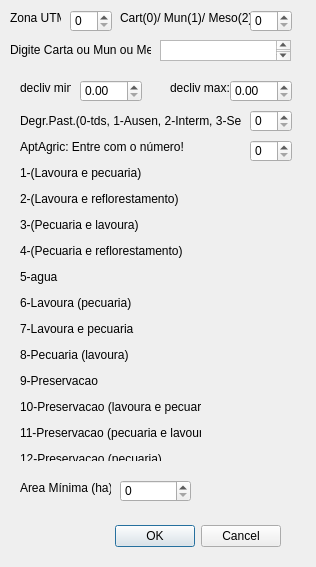
<?xml version="1.0" encoding="UTF-8"?>
<ui version="4.0">
 <class>SelectAgricDialogBase</class>
 <widget class="QDialog" name="SelectAgricDialogBase">
  <property name="geometry">
   <rect>
    <x>0</x>
    <y>0</y>
    <width>316</width>
    <height>567</height>
   </rect>
  </property>
  <property name="windowTitle">
   <string>SelectAgric</string>
  </property>
  <widget class="QDialogButtonBox" name="button_box">
   <property name="geometry">
    <rect>
     <x>-60</x>
     <y>520</y>
     <width>341</width>
     <height>32</height>
    </rect>
   </property>
   <property name="orientation">
    <enum>Qt::Horizontal</enum>
   </property>
   <property name="standardButtons">
    <set>QDialogButtonBox::Cancel|QDialogButtonBox::Ok</set>
   </property>
  </widget>
  <widget class="QLabel" name="label_4">
   <property name="geometry">
    <rect>
     <x>10</x>
     <y>10</y>
     <width>51</width>
     <height>16</height>
    </rect>
   </property>
   <property name="text">
    <string>Zona UTM:</string>
   </property>
  </widget>
  <widget class="QLabel" name="label_5">
   <property name="geometry">
    <rect>
     <x>10</x>
     <y>40</y>
     <width>141</width>
     <height>20</height>
    </rect>
   </property>
   <property name="text">
    <string>Digite Carta ou Mun ou Meso:</string>
   </property>
  </widget>
  <widget class="QTextEdit" name="textEdit">
   <property name="geometry">
    <rect>
     <x>160</x>
     <y>40</y>
     <width>131</width>
     <height>21</height>
    </rect>
   </property>
  </widget>
  <widget class="QSpinBox" name="spinBox_2">
   <property name="geometry">
    <rect>
     <x>70</x>
     <y>10</y>
     <width>42</width>
     <height>22</height>
    </rect>
   </property>
  </widget>
  <widget class="QDoubleSpinBox" name="doubleSpinBox">
   <property name="geometry">
    <rect>
     <x>80</x>
     <y>80</y>
     <width>62</width>
     <height>22</height>
    </rect>
   </property>
  </widget>
  <widget class="QLabel" name="label_2">
   <property name="geometry">
    <rect>
     <x>20</x>
     <y>80</y>
     <width>51</width>
     <height>16</height>
    </rect>
   </property>
   <property name="text">
    <string>decliv min:</string>
   </property>
  </widget>
  <widget class="QLabel" name="label_3">
   <property name="geometry">
    <rect>
     <x>170</x>
     <y>80</y>
     <width>61</width>
     <height>16</height>
    </rect>
   </property>
   <property name="text">
    <string>decliv max:</string>
   </property>
  </widget>
  <widget class="QDoubleSpinBox" name="doubleSpinBox_2">
   <property name="geometry">
    <rect>
     <x>230</x>
     <y>80</y>
     <width>62</width>
     <height>22</height>
    </rect>
   </property>
   <property name="maximum">
    <double>200.000000000000000</double>
   </property>
  </widget>
  <widget class="QLabel" name="label">
   <property name="geometry">
    <rect>
     <x>20</x>
     <y>110</y>
     <width>221</width>
     <height>21</height>
    </rect>
   </property>
   <property name="text">
    <string>Degr.Past.(0-tds, 1-Ausen, 2-Interm, 3-Sev):</string>
   </property>
  </widget>
  <widget class="QSpinBox" name="spinBox">
   <property name="geometry">
    <rect>
     <x>250</x>
     <y>110</y>
     <width>42</width>
     <height>22</height>
    </rect>
   </property>
  </widget>
  <widget class="QSpinBox" name="spinBox_3">
   <property name="geometry">
    <rect>
     <x>250</x>
     <y>140</y>
     <width>42</width>
     <height>22</height>
    </rect>
   </property>
  </widget>
  <widget class="QLabel" name="label_7">
   <property name="geometry">
    <rect>
     <x>20</x>
     <y>480</y>
     <width>91</width>
     <height>16</height>
    </rect>
   </property>
   <property name="text">
    <string>Area Mínima (ha):</string>
   </property>
  </widget>
  <widget class="QSpinBox" name="spinBox_4">
   <property name="geometry">
    <rect>
     <x>120</x>
     <y>480</y>
     <width>71</width>
     <height>22</height>
    </rect>
   </property>
   <property name="maximum">
    <number>1000</number>
   </property>
  </widget>
  <widget class="QLabel" name="label_6">
   <property name="geometry">
    <rect>
     <x>20</x>
     <y>140</y>
     <width>181</width>
     <height>321</height>
    </rect>
   </property>
   <property name="text">
    <string>&lt;html&gt;&lt;head/&gt;&lt;body&gt;&lt;p&gt;AptAgric: Entre com o número!&lt;/p&gt;&lt;p&gt;1-(Lavoura e pecuaria)&lt;/p&gt;&lt;p&gt;2-(Lavoura e reflorestamento)&lt;/p&gt;&lt;p&gt;3-(Pecuaria e lavoura)&lt;/p&gt;&lt;p&gt;4-(Pecuaria e reflorestamento)&lt;/p&gt;&lt;p&gt;5-agua&lt;/p&gt;&lt;p&gt;6-Lavoura (pecuaria)&lt;/p&gt;&lt;p&gt;7-Lavoura e pecuaria&lt;/p&gt;&lt;p&gt;8-Pecuaria (lavoura)&lt;/p&gt;&lt;p&gt;9-Preservacao&lt;/p&gt;&lt;p&gt;10-Preservacao (lavoura e pecuari&lt;/p&gt;&lt;p&gt;11-Preservacao (pecuaria e lavour&lt;/p&gt;&lt;p&gt;12-Preservacao (pecuaria)&lt;/p&gt;&lt;/body&gt;&lt;/html&gt;</string>
   </property>
  </widget>
  <widget class="QLabel" name="label_9">
   <property name="geometry">
    <rect>
     <x>120</x>
     <y>10</y>
     <width>131</width>
     <height>16</height>
    </rect>
   </property>
   <property name="text">
    <string>Cart(0)/ Mun(1)/ Meso(2):</string>
   </property>
  </widget>
  <widget class="QSpinBox" name="spinBox_5">
   <property name="geometry">
    <rect>
     <x>250</x>
     <y>10</y>
     <width>42</width>
     <height>22</height>
    </rect>
   </property>
  </widget>
 </widget>
 <resources/>
 <connections>
  <connection>
   <sender>button_box</sender>
   <signal>accepted()</signal>
   <receiver>SelectAgricDialogBase</receiver>
   <slot>accept()</slot>
   <hints>
    <hint type="sourcelabel">
     <x>20</x>
     <y>20</y>
    </hint>
    <hint type="destinationlabel">
     <x>20</x>
     <y>20</y>
    </hint>
   </hints>
  </connection>
  <connection>
   <sender>button_box</sender>
   <signal>rejected()</signal>
   <receiver>SelectAgricDialogBase</receiver>
   <slot>reject()</slot>
   <hints>
    <hint type="sourcelabel">
     <x>20</x>
     <y>20</y>
    </hint>
    <hint type="destinationlabel">
     <x>20</x>
     <y>20</y>
    </hint>
   </hints>
  </connection>
 </connections>
</ui>
